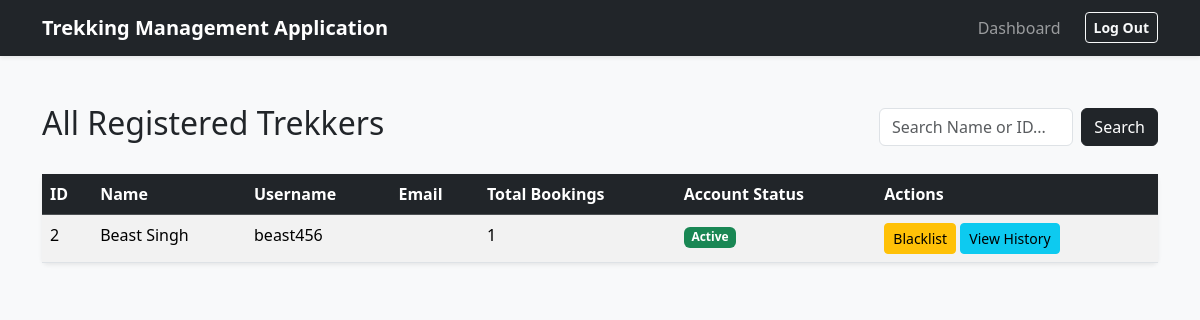
The page /admin/trekkers (signed in) on the database as committed earlier.
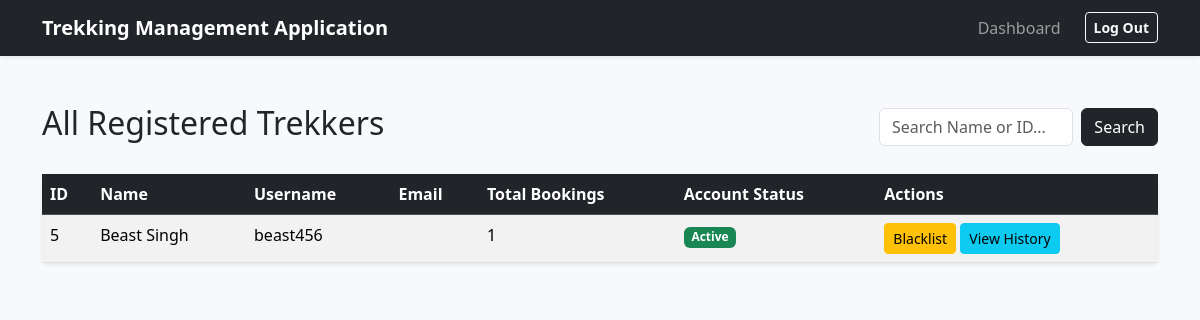
The same page on the database as committed later.
### app/models.py (models this page shows)
class User(db.Model):
    __tablename__ = "users"
    id = db.Column(db.Integer, primary_key=True)
    username = db.Column(db.String(80), unique=True, nullable=False)
    email_id = db.Column(db.String(120), nullable=False)
    password_hash = db.Column(db.String(256), unique=True, nullable=False)
    name = db.Column(db.String(80), nullable=False)
    role = db.Column(db.String(20), nullable=False)
    is_blacklisted = db.Column(db.Boolean, default=False)
    staff_profile = db.relationship('StaffProfile', backref='user', uselist=False, cascade='all, delete-orphan') # userlist =False strictly enforces a 1-to-1 relatiosnhip b/w users and staff_profiles table
    bookings = db.relationship('Booking', backref='trekker', lazy=True) # lazy=True Parameter is used tell SQLAlchemy that until i specifically state a python code like user.bookings do not run SQL Query

### app/routes/admin.py (the view)
@admin_bp.route('/trekkers')
def manage_trekkers():
    search_term = request.args.get('search')
    query = models.User.query.filter_by(role='Trekker')
    if search_term:
        if search_term.isdigit():
            query = query.filter(models.User.id == int(search_term))
        else:
            query = query.filter(models.User.name.ilike(f"%{search_term}%"))
    trekkers_list = query.all() # If there is no search term we give all the Trekkers to admin
    return render_template('/admin/trekkers/manage_trekkers.html', all_trekkers=trekkers_list)

### app/routes/admin.py (called while the page is built)
@admin_bp.before_request
def admin_access():
    if 'user_id' not in session:
        flash("Access denied. Please login first")
        return redirect(url_for('auth.login'))
    if session.get('role') != 'Admin':
        flash("Not an Administrator")
        return redirect(url_for('auth.login'))

### app/templates/admin/trekkers/manage_trekkers.html (shortened to what this page needs)
{% extends "base.html" %}
{% block content %}
    <div class="d-flex justify-content-between align-items-center mb-4">
        <h2>All Registered Trekkers</h2>
        <form action="{{ url_for('admin.manage_trekkers') }}" method="GET" class="d-flex w-25">
            <input type="text" name="search" class="form-control me-2" placeholder="Search Name or ID..." value="{{ request.args.get('search', '') }}">
            <button type="submit" class="btn btn-dark">Search</button>
        </form>
    </div>
    <table class="table table-striped table-hover shadow-sm bg-white rounded">
        <thead class="table-dark">
            <tr>
                <th>ID</th>
                <th>Name</th>
                <th>Username</th>
                <th>Email</th>
                <th>Total Bookings</th>
                <th>Account Status</th>
                <th>Actions</th>
            </tr>
        </thead>
        <tbody>
            {% for trekker in all_trekkers %}
            <tr>
                <td>{{ trekker.id }}</td>
                <td>{{ trekker.name }}</td>
                <td>{{ trekker.username }}</td>
                <td>{{ trekker.email }}</td>
                <td>{{ trekker.bookings | length }}</td>
                <td>
                    {% if trekker.is_blacklisted %}
                        <span class="badge bg-danger">Blacklisted</span>
                    {% else %}
                        <span class="badge bg-success">Active</span>
                    {% endif %}
                </td>
                <td>
                    <form action="{{ url_for('admin.toggle_trekker_status', trekker_id=trekker.id) }}" method="POST" class="d-inline">
                        <button type="submit" class="btn btn-sm btn-warning">
                            {% if trekker.is_blacklisted %}
                                Unblacklist
                            {% else %}
                                Blacklist
                            {% endif %}
                        </button>
                    </form>
                    <a href="{{ url_for('admin.view_trekker_history', trekker_id=trekker.id) }}" class="btn btn-sm btn-info">View History</a>
                </td>
            </tr>
            {% else %}
            <tr>
                <td colspan="7" class="text-center text-muted py-4"> Currently no Trekkers exist.</td>
            </tr>
            {% endfor %}
        </tbody>
    </table>
{% endblock %}

Rows that differ between the two databases and show on the page:
removed User: id "2", name "Beast Singh", username "beast456", bookings|length "1", is_blacklisted "Active"
added User: id "5", name "Beast Singh", username "beast456", bookings|length "1", is_blacklisted "Active"
